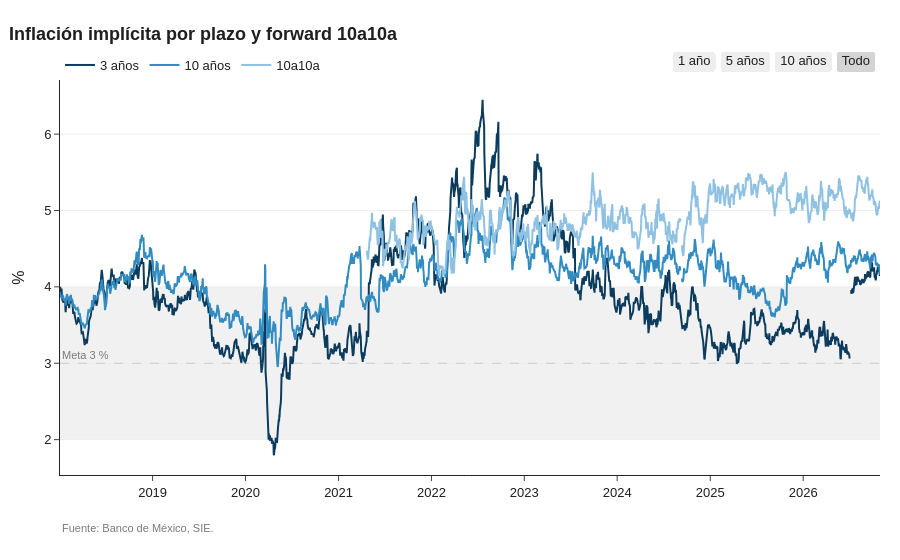

Write notebook code for a chart like this one.
### Markdown cell above
### Curva de implícitas e implícita forward

Con varios plazos se obtiene la inflación que el mercado descuenta para un periodo **futuro**. La
de 10 años dentro de 10 años («10a10a») deja fuera los choques de corto plazo y es una lectura más
limpia del anclaje de largo plazo. Es una aproximación: supone que los títulos vencen exactamente a
10 y 20 años, y el Bono M del grupo «10 a 20 años» suele ser más corto.

### Code cell
RECIENTE = '2018-01-01'
curva = pd.DataFrame({plazo: bmx.inflacion_implicita(plazo, RECIENTE)['implicita']
                      for plazo in (3, 10, 20, 30)})
curva['10a10a'] = sie.inflacion_implicita_forward(curva[10], curva[20], 10, 20)

sie.graficar(curva[[3, 10, '10a10a']].rename(columns={3: '3 años', 10: '10 años'}),
             'Inflación implícita por plazo y forward 10a10a', unidad='%', meta=True).show()
curva.tail(3).round(2)

### Figure 1 — Plotly figure (JSON) as saved in the notebook; plotly's stock layout.template omitted (floating-point values rounded to 4 significant figures; data arrays with more than 128 entries replaced by an {"elided": "..."} marker saying what was removed)
{"data": [{"hovertemplate": "%{y:,.2f} %<extra>3 años</extra>", "line": {"color": "#0B3C5D", "width": 2}, "mode": "lines", "name": "3 años", "type": "scatter", "x": {"elided": "2222 str values"}, "y": {"elided": "2222 float values"}}, {"hovertemplate": "%{y:,.2f} %<extra>10 años</extra>", "line": {"color": "#328CC1", "width": 2}, "mode": "lines", "name": "10 años", "type": "scatter", "x": {"elided": "2222 str values"}, "y": {"elided": "2222 float values"}}, {"hovertemplate": "%{y:,.2f} %<extra>10a10a</extra>", "line": {"color": "#8FC1E3", "width": 2}, "mode": "lines", "name": "10a10a", "type": "scatter", "x": {"elided": "2222 str values"}, "y": {"elided": "2222 float values"}}], "layout": {"annotations": [{"font": {"color": "#7A7A7A", "size": 11}, "showarrow": false, "text": "Meta 3 %", "x": 0, "xanchor": "left", "xref": "x domain", "y": 3, "yanchor": "bottom", "yref": "y"}, {"font": {"color": "#7A7A7A", "size": 11}, "showarrow": false, "text": "Fuente: Banco de México, SIE.", "x": 0, "xanchor": "left", "xref": "paper", "y": 0, "yanchor": "top", "yref": "paper", "yshift": -45}], "font": {"color": "#1F1F1F", "family": "Arial, sans-serif", "size": 13}, "hovermode": "x unified", "legend": {"orientation": "h", "title": {}, "x": 0, "y": 1.0, "yanchor": "bottom"}, "margin": {"b": 85, "l": 60, "r": 20, "t": 80}, "separators": ".,", "shapes": [{"fillcolor": "#7A7A7A", "layer": "below", "line": {"width": 0}, "opacity": 0.1, "type": "rect", "x0": 0, "x1": 1, "xref": "x domain", "y0": 2, "y1": 4, "yref": "y"}, {"line": {"color": "#7A7A7A", "dash": "dash", "width": 1}, "type": "line", "x0": 0, "x1": 1, "xref": "x domain", "y0": 3, "y1": 3, "yref": "y"}], "showlegend": true, "title": {"text": "<b>Inflación implícita por plazo y forward 10a10a</b>", "x": 0.01, "xanchor": "left"}, "xaxis": {"gridcolor": "#EDEDED", "hoverformat": "%d/%m/%Y", "rangeselector": {"buttons": [{"count": 1, "label": "1 año", "step": "year", "stepmode": "backward"}, {"count": 5, "label": "5 años", "step": "year", "stepmode": "backward"}, {"count": 10, "label": "10 años", "step": "year", "stepmode": "backward"}, {"label": "Todo", "step": "all"}], "x": 1, "xanchor": "right", "y": 1.02, "yanchor": "bottom"}, "tickformatstops": [{"dtickrange": [null, 2678400000], "value": "%d/%m/%Y"}, {"dtickrange": [2678400000, 31536000000], "value": "%m/%Y"}, {"dtickrange": [31536000000, null], "value": "%Y"}]}, "yaxis": {"gridcolor": "#EDEDED", "showgrid": true, "title": {"text": "%"}, "zeroline": false}}}
